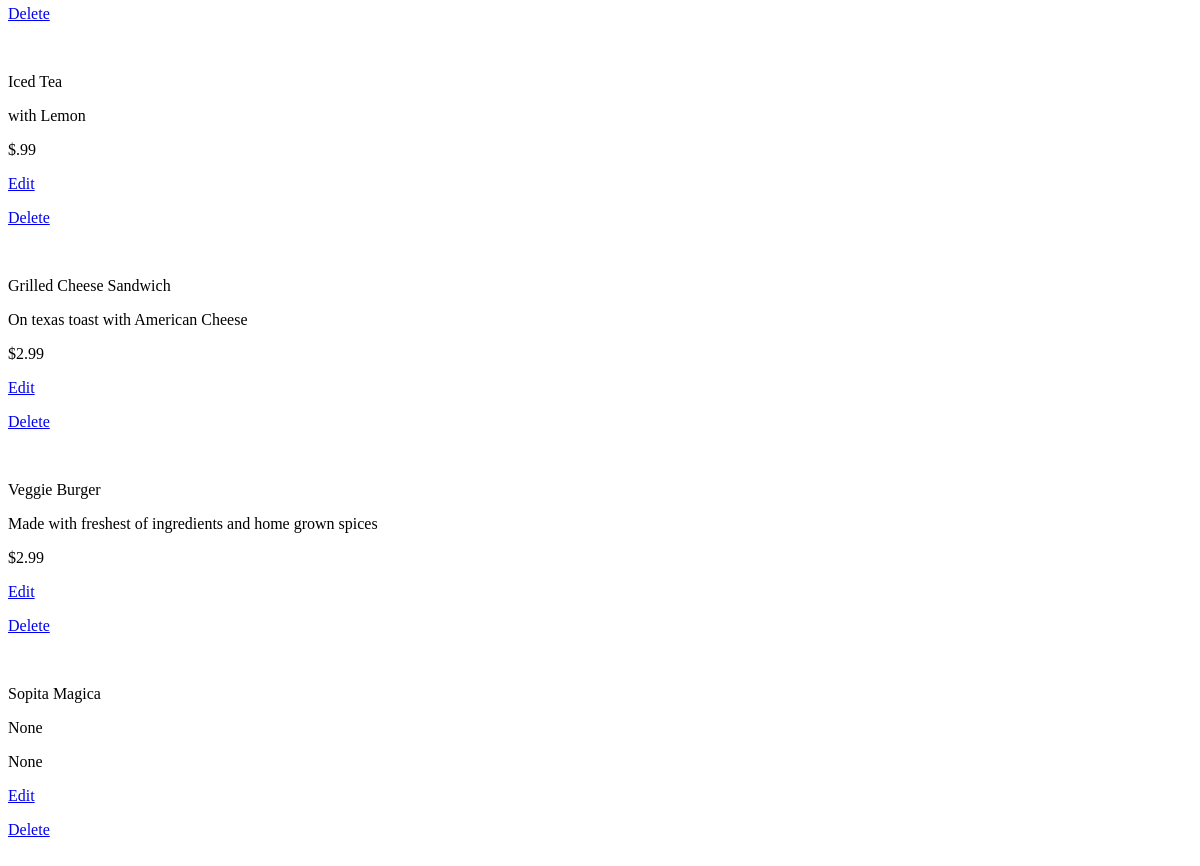
The app's page /restaurants/2/ (lower part), older data.
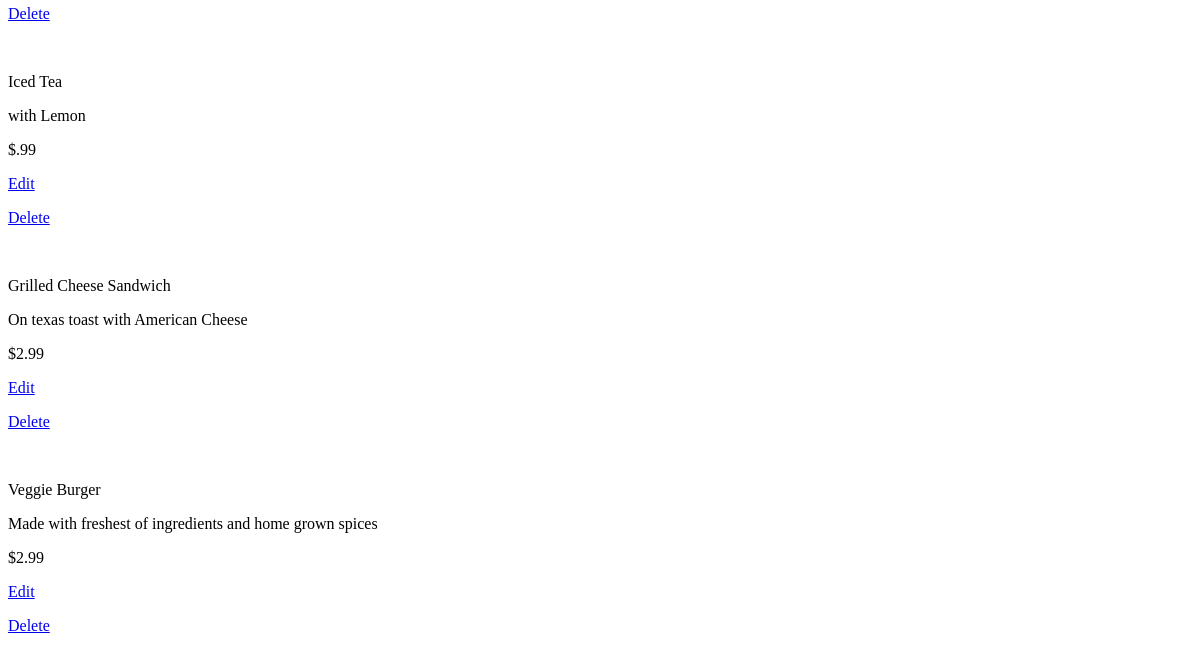
The same page, newer data.
### database_setup.py (models this page shows)
class MenuItem(Base):
    __tablename__ = 'menu_item'
    name = Column(String(80), nullable = False)
    id = Column(Integer, primary_key = True)
    course = Column(String(250))
    description = Column(String(250))
    price = Column(String(8))
    restaurant_id = Column(Integer, ForeignKey('restaurant.id'))
    restaurant = relationship(Restaurant)

### project.py (the view)
@app.route('/restaurants/<int:restaurant_id>/')
def restaurantMenu(restaurant_id):
    restaurant = session.query(Restaurant).filter_by(id=restaurant_id).one()
    items = session.query(MenuItem).filter_by(restaurant_id=restaurant.id)
    return render_template('menu.html', restaurant=restaurant, items=items)

### templates/menu.html (shortened to what this page needs)
<html><body>
{% for i in items %}
<div>
<p>{{i.name}}</p>
<p>{{i.description}}</p>
<p> {{i.price}} </p>
<p> <a href={{url_for('editMenuItem', restaurant_id=restaurant.id, menu_id= i.id)}}>Edit</a> </p>
<p> <a href={{url_for('deleteMenuItem', restaurant_id=restaurant.id, menu_id= i.id)}}>Delete</a> </p>
</div>
{% endfor %}
</body></html>

Row changes from the older to the newer data that the page shows:
removed MenuItem: name "Sopita Magica", description "None", price "None"
